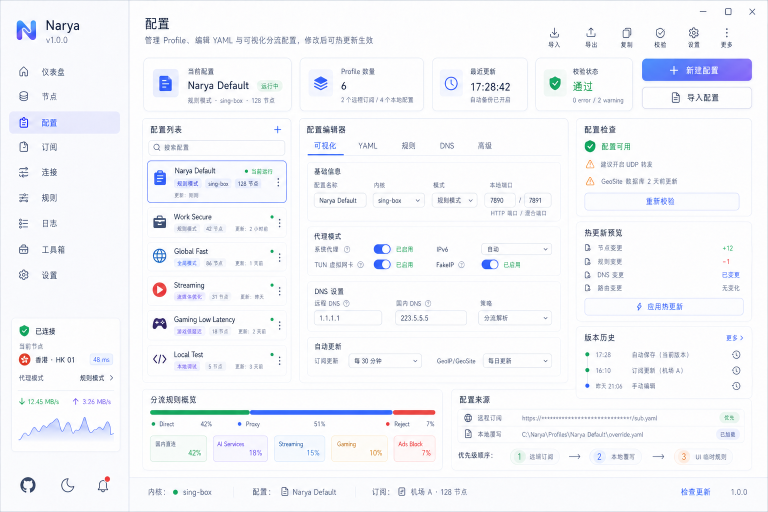
#> input picture ui/config.png, 1536 x 1024 px (shown at 1/2 size); its folder holds only this picture in this run
$ python generate-ui-specs.py
#> lines starting #> are read from the running program, lines starting #| are printed output that depends on the picture
#!/usr/bin/env python3
from __future__ import annotations

import json
import math
import os
from collections import Counter
from pathlib import Path
from typing import Dict, List, Tuple

from PIL import Image

ROOT = Path(__file__).resolve().parents[1]
UI_DIR = ROOT / "ui"
SPEC_DIR = UI_DIR / "specs"

PRIMARY_PAGES = {
    "dashboard.png": ("/dashboard", "仪表盘", "high-fidelity-custom"),
    "nodes.png": ("/nodes", "节点", "element-plus-business-page"),
    "config.png": ("/profiles", "配置", "element-plus-business-page"),
    "subscriptions.png": ("/subscriptions", "订阅", "element-plus-business-page"),
    "connections.png": ("/connections", "连接", "element-plus-business-page"),
    "rules.png": ("/rules", "规则", "element-plus-business-page"),
    "logs.png": ("/logs", "日志", "element-plus-business-page"),
    "tools.png": ("/tools", "工具箱", "element-plus-business-page"),
    "settings.png": ("/settings", "设置", "element-plus-business-page"),
    "splash.png": ("splash-window", "启动页", "high-fidelity-custom"),
}

PAGE_FAMILIES = {
    "dashboard": "Dashboard dashboard child/detail state",
    "nodes": "Nodes node management child/detail state",
    "config": "Profile/config editor child state",
    "subscriptions": "Subscription import/update child state",
    "connections": "Connection inspection child/detail state",
    "rules": "Rule editor/simulator child state",
    "logs": "Logs/export diagnostics child state",
    "settings": "Settings category child page",
    "tools": "Tools/diagnostics child state",
    "icons": "Brand/icon asset",
}

GLOBAL_SHELL_SPEC = """
### Shared app-shell geometry for 1536×1024 full-page references

These measurements apply to the main application screenshots unless the source image is a modal/detail crop or icon asset.

| Region | Target measurement | Implementation note |
|---|---:|---|
| Canvas | 1536×1024 | Treat as the canonical reference viewport for page screenshots. |
| Sidebar | x=0, y=0, w≈270, h=1024 | Fixed-width visual rail; do not make it fluid. |
| Sidebar separator | x≈270 | Thin 1px blue-gray border. |
| Main area | x≈270, y=0, w≈1266, h=1024 | Right side owns responsive growth when window widens. |
| Header/title band | y≈0–118 | Native Tauri titlebar may add OS chrome; web content should preserve the visual spacing inside the WebView. |
| Content start | x≈302, y≈120 | Cards begin after the header breathing space. |
| Footer/status band | y≈955–1024 | Thin top border; status text is compact and muted. |
| Card radius | 10–12px | Most main cards use small rounded corners, not large pill radii. |
| Border | rgba(126,143,170,0.18–0.26) | Borders are soft and low-contrast. |
| Shadow | subtle blue-gray ambient shadow | Avoid heavy Material shadows. |

"""

GLOBAL_STYLE_SPEC = """
### Global Narya visual rules

- Visual truth source: the referenced PNG itself; do not reinterpret proportions from memory.
- Preferred font stack: `SF Pro Text`, `Inter`, `Segoe UI`, `Noto Sans SC`, system-ui, sans-serif.
- Overall type density: compact desktop UI, closer to 12–14px body text and 16–21px card titles.
- Emphasized metric numerals: avoid oversized dashboard numerals; current dashboard density uses around 23px for major stats.
- Icon style: Lucide-like 2–2.35 stroke, compact sizes; avoid oversized decorative icons except explicit gradient card icons.
- Surface style: glassy white/translucent cards over pale blue background; keep borders and shadows restrained.
- Element Plus strategy: business pages may use Element Plus, but theme variables must be overridden to Narya tokens before usage.
- Do not use default Element Plus blue/radius/row height directly.
- Dashboard/Splash/AppShell remain custom high-fidelity implementations unless a component is purely behavioral (tooltip/popover/dialog).

"""


def rel(path: Path) -> str:
    return path.relative_to(ROOT).as_posix()


def hex_color(rgb: Tuple[int, int, int]) -> str:
    return "#%02x%02x%02x" % rgb


def luminance(rgb: Tuple[int, int, int]) -> float:
    r, g, b = [v / 255 for v in rgb]
    return 0.2126 * r + 0.7152 * g + 0.0722 * b


def color_distance(a: Tuple[int, int, int], b: Tuple[int, int, int]) -> float:
    return math.sqrt(sum((x - y) ** 2 for x, y in zip(a, b)))


def palette(im: Image.Image, n: int = 16) -> List[Dict[str, object]]:
    rgba = im.convert("RGBA")
    # Composite transparent pixels over white so transparent logo assets still produce useful palettes.
    white = Image.new("RGBA", rgba.size, (255, 255, 255, 255))
    comp = Image.alpha_composite(white, rgba).convert("RGB")
    small = comp.copy()
    small.thumbnail((360, 240))
    pal = small.quantize(colors=n, method=Image.Quantize.MEDIANCUT).convert("RGB")
    counts = Counter(pal.getdata())
    total = sum(counts.values()) or 1
    rows = []
    for color, count in counts.most_common(n):
        rows.append({
            "hex": hex_color(color),
            "rgb": color,
            "percent": round(count / total * 100, 2),
            "luminance": round(luminance(color), 3),
        })
    return rows


def sample_points(im: Image.Image) -> Dict[str, str]:
    rgb = im.convert("RGB")
    w, h = rgb.size
    pts = {
        "top_left": (0, 0),
        "top_center": (w // 2, 0),
        "top_right": (w - 1, 0),
        "center": (w // 2, h // 2),
        "bottom_left": (0, h - 1),
        "bottom_center": (w // 2, h - 1),
        "bottom_right": (w - 1, h - 1),
    }
    return {name: hex_color(rgb.getpixel(pt)) for name, pt in pts.items()}


def detect_separators(im: Image.Image, axis: str, max_items: int = 16) -> List[Dict[str, object]]:
    """Detect likely large visual boundaries by comparing block averages.

    This is intentionally conservative and is only used as a machine hint, not a claim
    of exact component geometry.
    """
    rgb = im.convert("RGB")
    w, h = rgb.size
    # Downsample long screenshots to reduce cost but keep coordinate scale.
    max_dim = 900
    scale = min(1.0, max_dim / max(w, h))
    if scale < 1:
        small = rgb.resize((max(1, int(w * scale)), max(1, int(h * scale))))
    else:
        small = rgb
    sw, sh = small.size
    pix = small.load()
    block = 4
    values = []
    if axis == "x":
        for x in range(0, sw, block):
            rs = gs = bs = c = 0
            for xx in range(x, min(sw, x + block)):
                for yy in range(0, sh, max(1, sh // 180)):
                    r, g, b = pix[xx, yy]
                    rs += r; gs += g; bs += b; c += 1
            values.append((x, (rs / c, gs / c, bs / c)))
    else:
        for y in range(0, sh, block):
            rs = gs = bs = c = 0
            for yy in range(y, min(sh, y + block)):
                for xx in range(0, sw, max(1, sw // 180)):
                    r, g, b = pix[xx, yy]
                    rs += r; gs += g; bs += b; c += 1
            values.append((y, (rs / c, gs / c, bs / c)))
    diffs = []
    for i in range(1, len(values)):
        pos = values[i][0]
        a = values[i-1][1]; b = values[i][1]
        d = color_distance(a, b)
        # ignore near-image edges and tiny noise
        orig_pos = int(pos / scale) if scale else pos
        dim = w if axis == "x" else h
        if 8 < orig_pos < dim - 8 and d > 4.5:
            diffs.append((orig_pos, d))
    # Merge nearby peaks.
    diffs.sort(key=lambda x: x[1], reverse=True)
    chosen = []
    for pos, score in diffs:
        if all(abs(pos - p) > 12 for p, _ in chosen):
            chosen.append((pos, score))
        if len(chosen) >= max_items:
            break
    chosen.sort()
    return [{"pos": p, "score": round(s, 2)} for p, s in chosen]


def page_meta(path: Path, w: int, h: int) -> Dict[str, str]:
    relp = rel(path)
    name = path.name
    parent = path.parent.name
    if relp.startswith("ui/icons/"):
        return {"kind": "brand/icon asset", "route": "asset", "title": name, "strategy": "hand-vector-or-logo-asset"}
    if name in PRIMARY_PAGES:
        route, title, strategy = PRIMARY_PAGES[name]
        return {"kind": "primary page", "route": route, "title": title, "strategy": strategy}
    if name == "splash-background-2k.png":
        return {"kind": "background asset", "route": "splash asset", "title": "Splash background", "strategy": "raster-reference-or-css-gradient"}
    fam = PAGE_FAMILIES.get(parent, f"{parent} child state")
    return {"kind": "secondary/dialog/detail state", "route": f"{parent} detail/state", "title": path.stem.replace('-', ' '), "strategy": "element-plus-business-state-or-custom-modal", "family": fam}


def specific_notes(path: Path, w: int, h: int) -> str:
    relp = rel(path)
    name = path.name
    parent = path.parent.name
    if name == "dashboard.png":
        return """
### Dashboard-specific implementation notes

- Treat Dashboard as a custom page, not an Element Plus page.
- Canonical reference viewport is 1536×1024.
- Reference left sidebar is about 270px wide with logo/title/version at top, nav items below, connection status card near bottom, and three action icons at the very bottom.
- Top action icons in the design are compact and sit in the upper-right content header area. In the current Tauri app native window controls are used; do not draw extra min/max/close inside the page.
- Main cards: two top proxy mode cards, quick connect list, network overview, traffic usage, protocol stats, activity log.
- Toggle switches should feel compact relative to card titles; avoid visually heavy switches.
- Metric numerals should be prominent but not oversized; avoid wasting vertical space.
- Chart legends should sit in header whitespace where possible rather than stealing graph plotting area.
- Preserve the pale blue/green translucent background, soft borders, and compact desktop density.
"""
    if name == "splash.png":
        return """
### Splash-specific implementation notes

- Treat Splash as custom high-fidelity composition.
- Preserve fixed window geometry and centered logo/loading composition.
- Avoid using generic component library defaults for progress, text spacing, or glass surfaces unless theme overrides match the PNG exactly.
- If animated, the final still at representative progress states must remain spatially aligned to this PNG.
"""
    if name in PRIMARY_PAGES and name not in {"dashboard.png", "splash.png"}:
        return f"""
### {PRIMARY_PAGES[name][1]} primary-page implementation notes

- This is a business page and may use Element Plus for interaction-heavy controls.
- Keep AppShell geometry consistent with the 1536×1024 full-page references.
- Use Element Plus only after `tokens.css` and `element-plus-theme.css` are loaded.
- Match the reference page's card density, table row height, filters, side panels, and empty-space rhythm before adding dynamic data.
- Preserve the page title, toolbar hierarchy, and footer status band from the PNG.
"""
    if relp.startswith("ui/settings/"):
        return """
### Settings child-page notes

- Best candidate family for the Element Plus sample migration.
- Use `ElForm`, `ElSwitch`, `ElSelect`, `ElInputNumber`, `ElTabs`/segmented nav, `ElTooltip`, and `ElMessage` where useful.
- Theme every control to Narya density: compact labels, 32–36px controls, soft border, subtle active blue/green.
- Preserve left settings category navigation and right form-section grouping exactly from the screenshot.
"""
    if relp.startswith("ui/subscriptions/add-"):
        return """
### Subscription import flow notes

- Treat as a multi-step/import-state family.
- Use Element Plus Dialog/Drawer/Form/Input/Upload/Steps only if their visual chrome is fully themed.
- Preserve modal/card size, centered alignment, success/preview states, QR/upload/manual/url method hierarchy.
"""
    if parent in {"nodes", "connections", "rules", "logs", "tools", "config"}:
        return f"""
### {parent} secondary-state notes

- This screenshot describes a specific interaction/detail state, not just a static page.
- Preserve modal/detail panel geometry, table/form density, selected row state, and action hierarchy.
- Element Plus can supply the controls, but the layout, colors, and spacing must be driven by this PNG.
"""
    if relp.startswith("ui/icons/"):
        return """
### Icon asset notes

- This is a brand/logo raster reference, not a UI page.
- If a real SVG is needed, hand-vector the logo with gradients; traced paths are acceptable only as a temporary approximation.
- Preserve transparent background where present and never add a white bounding box unless the source has one.
"""
    return """
### Asset-specific notes

- Use this PNG as the precise visual source for dimensions, color, and composition.
- If implemented in code, first classify whether it is a full page, modal state, panel state, or standalone asset.
"""


def write_spec(path: Path) -> Dict[str, object]:
    im = Image.open(path)
    w, h = im.size
    meta = page_meta(path, w, h)
    pal = palette(im)
    samples = sample_points(im)
    xsep = detect_separators(im, "x")
    ysep = detect_separators(im, "y")
    out_path = SPEC_DIR / path.relative_to(UI_DIR).with_suffix(".spec.md")
    out_path.parent.mkdir(parents=True, exist_ok=True)
    aspect = round(w / h, 4)
    alpha = im.mode in ("RGBA", "LA") or ("transparency" in im.info)

    palette_table = "\n".join(
        f"| {i+1} | `{row['hex']}` | {row['percent']}% | {row['luminance']} |"
        for i, row in enumerate(pal)
    )
    sample_table = "\n".join(f"| {k} | `{v}` |" for k, v in samples.items())
    x_table = "\n".join(f"| x | {r['pos']} | {r['score']} |" for r in xsep) or "| — | — | — |"
    y_table = "\n".join(f"| y | {r['pos']} | {r['score']} |" for r in ysep) or "| — | — | — |"

    shared = GLOBAL_SHELL_SPEC if (w, h) == (1536, 1024) and not rel(path).startswith("ui/icons/") else ""
    content = f"""# UI Spec — `{rel(path)}`

> Generated from the PNG reference as a developer handoff spec. This file intentionally contains no embedded raster image. Use the source PNG for final pixel comparison and this spec for layout, token, and implementation guidance.

## 1. Identity

| Field | Value |
|---|---|
| Source PNG | `{rel(path)}` |
| Canvas | {w}×{h}px |
| Aspect ratio | {aspect} |
| Alpha / transparency | {str(alpha).lower()} |
| Kind | {meta.get('kind', '')} |
| Route / state | `{meta.get('route', '')}` |
| Human title | {meta.get('title', '')} |
| Recommended implementation strategy | `{meta.get('strategy', '')}` |

## 2. Pixel-derived palette

These are quantized dominant colors sampled from the screenshot. Use them as implementation hints, then verify against the PNG.

| Rank | Color | Approx. coverage | Luminance |
|---:|---|---:|---:|
{palette_table}

## 3. Edge/corner samples

| Sample point | Color |
|---|---|
{sample_table}

## 4. Machine-detected visual boundary hints

These positions are high-contrast boundary candidates; they are not a substitute for visual QA but are useful for quickly finding sidebars, cards, separators, dialogs, and footer bands.

| Axis | Position px | Relative score |
|---|---:|---:|
{x_table}
{y_table}

{shared}{GLOBAL_STYLE_SPEC}{specific_notes(path, w, h)}
## 5. Gemini implementation checklist

- [ ] Open the source PNG and this spec side by side.
- [ ] Lock the canvas/window assumptions before coding.
- [ ] Extract layout first: shell, header, sidebar, card grid, dialogs/panels.
- [ ] Extract design tokens second: background, surface, border, radius, shadow, text colors, icon sizes.
- [ ] Implement static layout before adding state or IPC.
- [ ] For Element Plus pages, theme controls before using them in screenshots.
- [ ] For Dashboard/Splash/AppShell, do not replace custom visual components with default Element Plus components.
- [ ] Produce a screenshot at the same viewport size and compare against the PNG.
- [ ] Record any intentional deviation explicitly in the relevant memory/handoff file.

## 6. Notes for future maintainers

- This spec is generated from raster evidence and path semantics; it is intentionally verbose so another AI agent can avoid guessing.
- If source design files become available, replace generated boundary hints with exact Figma/Sketch measurements.
- Do not delete the original PNG; it remains the visual truth source.
"""
    out_path.write_text(content)
    return {
        "source": rel(path),
        "spec": rel(out_path),
        "width": w,
        "height": h,
        "aspectRatio": aspect,
        "alpha": alpha,
        "kind": meta.get("kind", ""),
        "route": meta.get("route", ""),
        "title": meta.get("title", ""),
        "strategy": meta.get("strategy", ""),
        "palette": pal,
        "samples": samples,
        "separators": {"x": xsep, "y": ysep},
    }


def main() -> None:
    SPEC_DIR.mkdir(parents=True, exist_ok=True)
    pngs = [p for p in sorted(UI_DIR.rglob("*.png")) if "specs" not in p.parts]
    records = [write_spec(p) for p in pngs]
#> in write_spec, im is the input picture: PIL image 1536x1024 RGB; mean R, G, B 244.2, 245.4, 249.2
#> in palette, `small.thumbnail((360, 240))`:
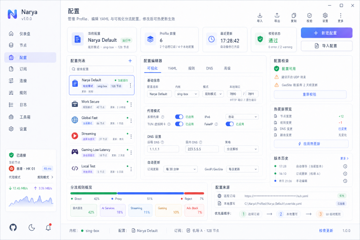
#> small: PIL image 360x240 RGB; mean R, G, B 244.4, 245.6, 249.3
#> in palette, `pal = small.quantize(colors=n, method=Image.Quantize.MEDIANCUT).conver..`:
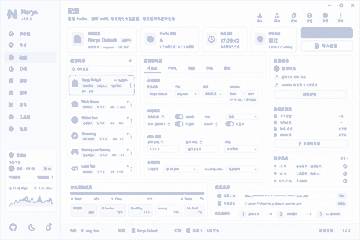
#> pal: PIL image 360x240 RGB; mean R, G, B 246.4, 247.5, 250.5
#> in palette, `counts = Counter(pal.getdata())`: counts = 16 items
#> in palette, `total = sum(counts.values()) or 1`: total = 86400
#> the loop in palette, `for color, count in counts.most_common(n):` made 16 passes
#> (color, count, r in luminance, g in luminance, b in luminance) on passes 1 to 8: ((253, 253, 254), 15684, 0.992, 0.992, 0.996), ((254, 254, 254), 9752, 0.996, 0.996, 0.996), ((250, 251, 253), 9146, 0.98, 0.984, 0.992), ((249, 250, 253), 8943, 0.976, 0.98, 0.992), ((241, 244, 248), 7501, 0.945, 0.957, 0.973), ((192, 200, 221), 6648, 0.753, 0.784, 0.867), ((253, 253, 253), 5676, 0.992, 0.992, 0.992), ((252, 252, 253), 5386, 0.988, 0.988, 0.992)
#> after the loop in palette, `for color, count in counts.most_common(n):`: rows = 16 items
#> in write_spec, `samples = sample_points(im)`: samples = {'top_left': '#adb5c2', 'top_center': '#c3cad4', 'top_right': '#abb3be', 'center': '#f8f9fc', 'bottom_left': '#b5bac6', 'bottom_center': '#c3c8d4', 'bottom_right': '#b6bbc6'}
#> in detect_separators, `small = rgb.resize((max(1, int(w * scale)), max(1, int(h * scale))))`:
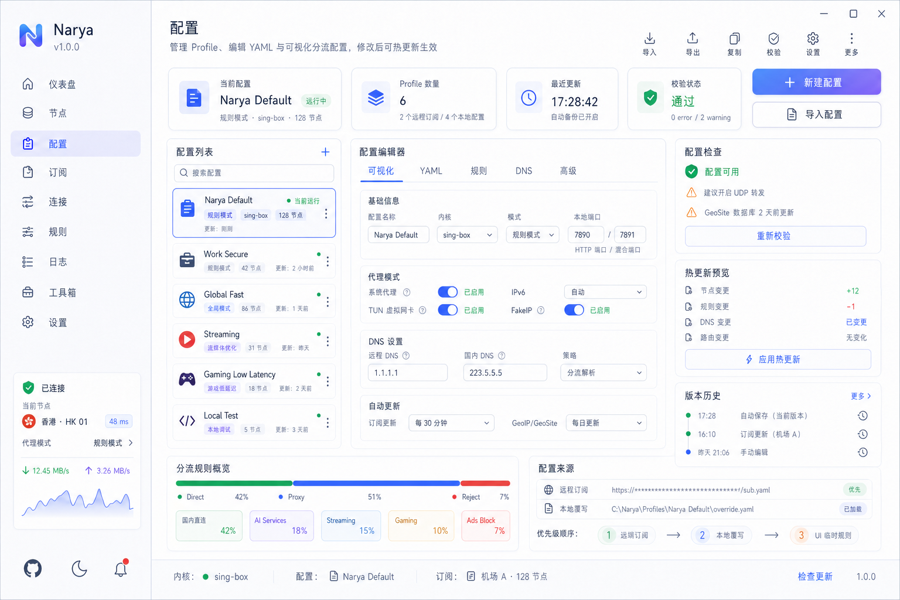
#> small: PIL image 900x600 RGB; mean R, G, B 244.2, 245.4, 249.1
#> after the loop in detect_separators, `for x in range(0, sw, block):`: values = 225 items
#> the loop in detect_separators, `for i in range(1, len(values)):` made 224 passes
#> (pos, a, b, d, orig_pos) on passes 1 to 3: (4, (244.1, 245.4, 249.2), (249.2, 250, 252.8), 7.82, 6), (8, (249.2, 250, 252.8), (249, 249.9, 252.8), 0.246, 13), (12, (249, 249.9, 252.8), (247.9, 248.8, 252.4), 1.58, 20)
#> the loop in detect_separators, `for pos, score in diffs:` made 22 passes
#> (pos, score) on passes 1 to 8: (307, 23.34), (334, 19.22), (40, 18.96), (34, 18.48), (628, 15.8), (1167, 15.77), (259, 15.61), (1181, 15.13)
#> the loop in detect_separators (call 2), `for i in range(1, len(values)):` made 149 passes
#> the loop in detect_separators (call 2), `for pos, score in diffs:` made 17 passes
#> (pos, score) on passes 1 to 8: (819, 74.88), (832, 32.74), (826, 27.62), (204, 24.21), (177, 22.95), (266, 22.89), (116, 22.43), (989, 22.2)

    index = {
        "generatedBy": "scripts/generate-ui-specs.py",
        "purpose": "Gemini/Codex UI implementation handoff; text specs derived from ui PNG references without embedding raster images.",
        "count": len(records),
        "records": records,
    }
    (SPEC_DIR / "spec-index.json").write_text(json.dumps(index, ensure_ascii=False, indent=2))

    # README and global guide.
    by_size: Dict[str, int] = {}
    for r in records:
        key = f"{r['width']}x{r['height']}"
        by_size[key] = by_size.get(key, 0) + 1
#> this loop made 1 pass
    rows = "\n".join(f"| {k} | {v} |" for k, v in sorted(by_size.items()))
    spec_rows = "\n".join(f"| `{r['source']}` | `{r['spec']}` | {r['width']}×{r['height']} | {r['strategy']} |" for r in records)
    (SPEC_DIR / "README.md").write_text(f"""# Narya UI Reference Specs

This directory contains generated, text-first specs for every PNG under `ui/`.

The specs are meant for Gemini/Codex implementation handoff: the original PNG remains the visual truth source, while the Markdown/JSON files provide dimensions, palette, route/state classification, boundary hints, and implementation rules.

## Important constraints

- No generated spec embeds the original PNG.
- These files are not traced SVGs; they are implementation specs.
- Full semantic vector reconstruction from PNG is not lossless. If true SVG design assets are required, they must be hand-authored or exported from the original design tool.
- Dashboard/Splash/AppShell remain custom high-fidelity areas.
- Business pages may use Element Plus only after Narya token/theme overrides are applied.

## Size summary

| Canvas | Count |
|---|---:|
{rows}

## Spec index

Machine-readable index: `ui/specs/spec-index.json`.

| Source | Spec | Canvas | Strategy |
|---|---|---:|---|
{spec_rows}
""")

    (SPEC_DIR / "_global-design-system.spec.md").write_text(f"""# Global Narya UI Design System Spec

This file consolidates implementation rules that apply across the generated per-image specs.

{GLOBAL_STYLE_SPEC}
{GLOBAL_SHELL_SPEC}
## Element Plus adoption boundary

| Area | Element Plus usage | Reason |
|---|---|---|
| Splash | Avoid for core visuals | Requires exact custom composition and animation timing. |
| Dashboard | Avoid for cards/layout/switches; allow tooltip/popover/dialog behavior if themed | Dashboard is the most visually sensitive reference page. |
| AppShell | Avoid default layout components | Sidebar/header/footer geometry must remain consistent across references. |
| Settings/Profile/Nodes/Subscriptions/Connections/Rules/Logs/Tools | Use Element Plus after theme override | These are interaction-heavy business pages. |

## Current dashboard density constraints captured from implementation feedback

- Top action icon target: about 20px.
- Sidebar bottom action icon target: about 23px.
- Dashboard custom switch target: about 52×29px with 23px knob.
- Main emphasized dashboard metric numerals: about 23px.
- Network chart legend belongs in right-side header whitespace.
- Traffic chart legend belongs in the traffic card header, before the date selector.
- Avoid outer body/frame border when Tauri native window chrome is enabled.

## Recommended workflow for Gemini

1. Read `ui/specs/README.md` and this file.
2. Open the specific `*.spec.md` for the target PNG.
3. Use `spec-index.json` to query exact dimensions, palette, and boundary hints.
4. Implement static layout first.
5. Add Element Plus controls only for business interactions and only after theme override.
6. Screenshot at the same viewport and compare to source PNG.
""")

    print(f"generated {len(records)} specs in {SPEC_DIR}")
#| generated 1 specs in ui/specs

if __name__ == "__main__":
    main()
